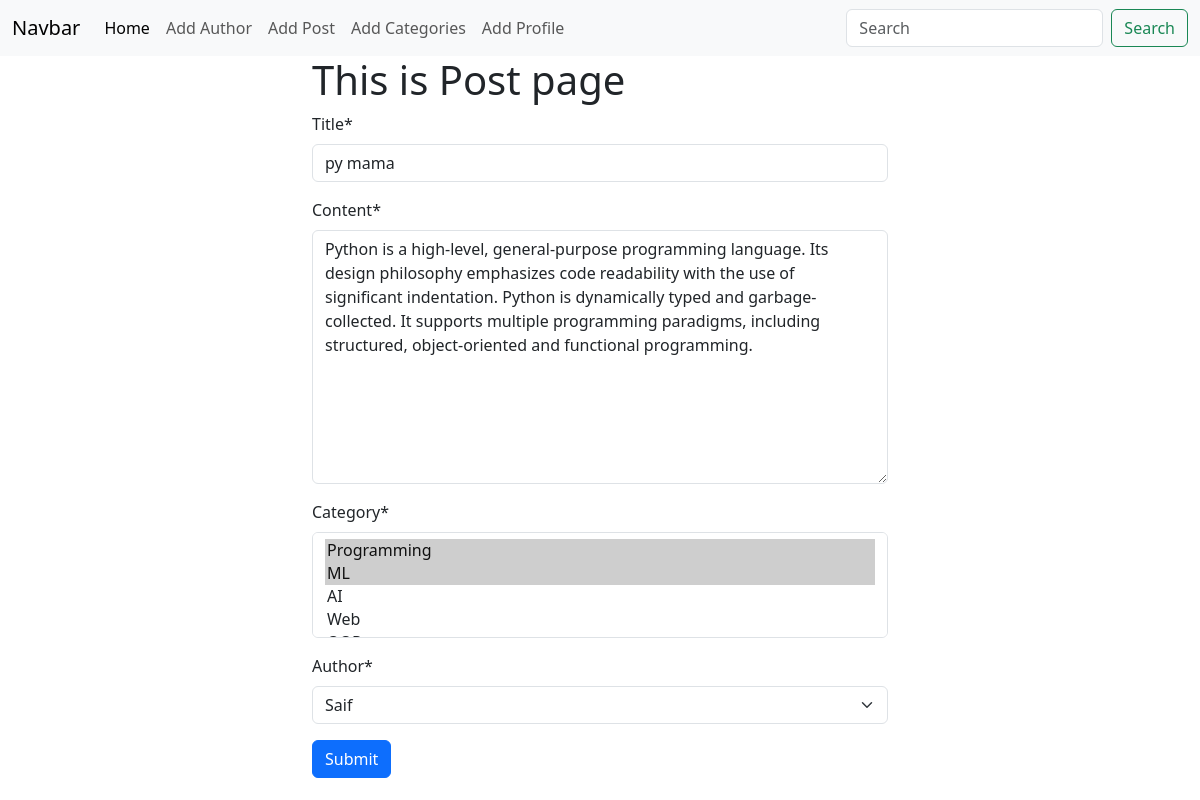
The app's page /post/edit/2 with its own data.
### posts/models.py (models this page shows, shortened)
class Post(models.Model):
    title = models.CharField(max_length=50)
    content = models.TextField()
    category = models.ManyToManyField(Category)
    author = models.ForeignKey(Author, on_delete=models.CASCADE)

### posts/views.py (the view)
# urls.py: path('edit/<int:id>', views.edit_post, name='edit_post'),
def edit_post(request, id):
    post = models.Post.objects.get(pk=id)
    post_form = forms.PostForm(instance=post)
    if request.method == 'POST':
        post_form = forms.PostForm(request.POST, instance=post)
        if post_form.is_valid():
            post_form.save()
            return redirect('home')
    return render(request, 'add_post.html', {'form': post_form})

### posts/forms.py
class PostForm(forms.ModelForm):
    class Meta:
        model = Post
        fields = '__all__'

### author/models.py (called while the page is built)
    def __str__(self):
        return self.name

### categories/models.py (called while the page is built)
    def __str__(self):
        return self.name

### posts/templates/add_post.html (shortened to what this page needs)
{% extends "base.html" %}
{% load crispy_forms_tags %}
{% block content %}
<div class="container" style="width: 50%; margin: auto">
    <h1>This is Post page</h1>
    <form method="post">
        {{form | crispy}}
        <button type="submit" class="btn btn-primary">Submit</button>
    </form>
</div>
{% endblock content %}

### records on screen
Post: title "py mama", content "Python is a high-level, general-purpose programming language. Its design philosophy emphasizes code readability with the use of significant indentation. Python is dynamically typed and garbage-collected. It supports multiple programming paradigms, including structured, object-oriented and functional programming.", author "Saif"
